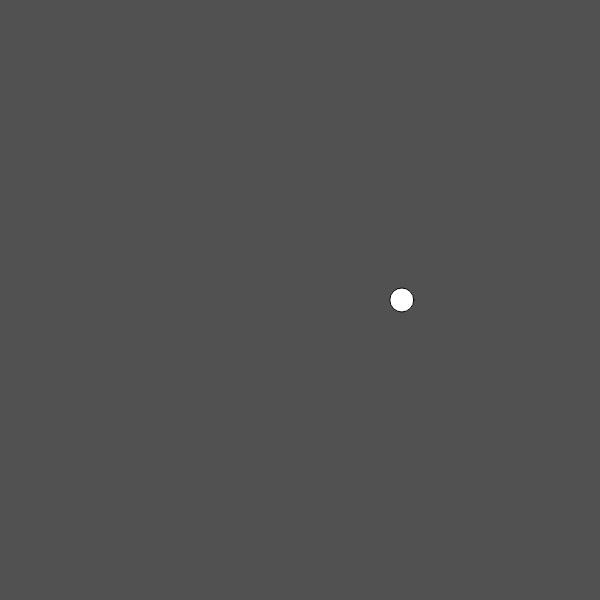
Frame 1 (no input)
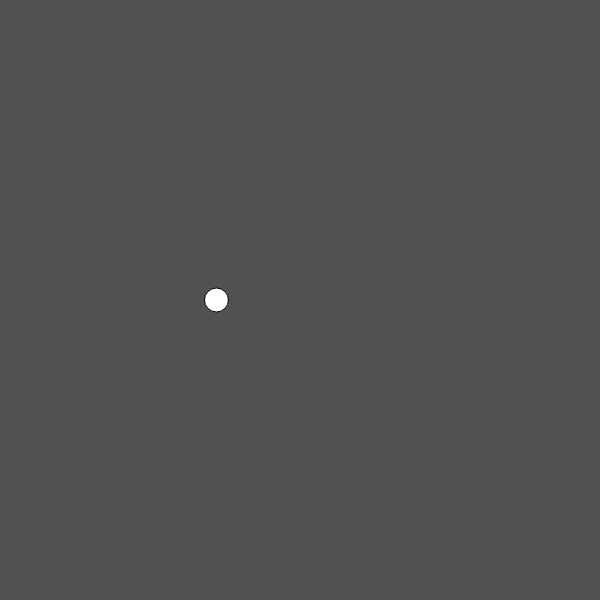
Frame 60 (no input)
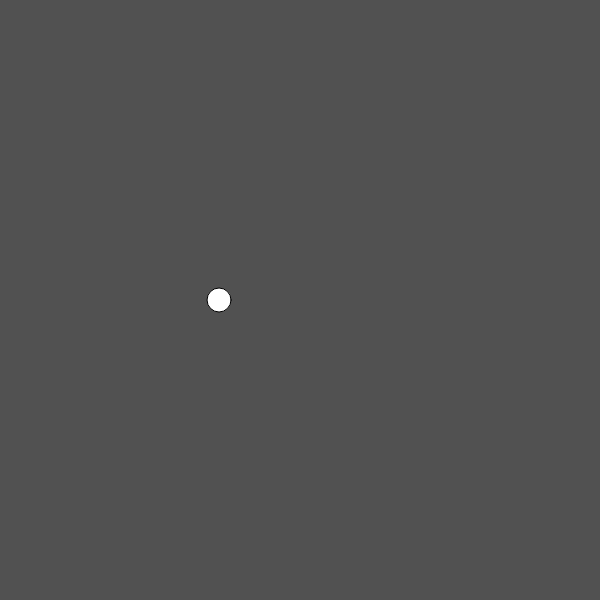
Frame 120 (the mouse pressed at the canvas centre since frame 60)

The p5.js sketch that drew these frames (run headless with seeded random() and noise() and a simulated clock; from frame 60 on, the mouse is pressed at the canvas centre):

// p5.js sketch
// ── sketch.js
var w = 600;
var h = 600;
var bgc = 81;
var xoff = 0;

function setup() {
	createCanvas( w, h);

}

function draw() {
	background(bgc);
	//var x = random(w);
	var x = map(noise(xoff), 0, 1, 0, w);
	ellipse(x, 300, 24, 24);
	xoff += 0.01;
}
